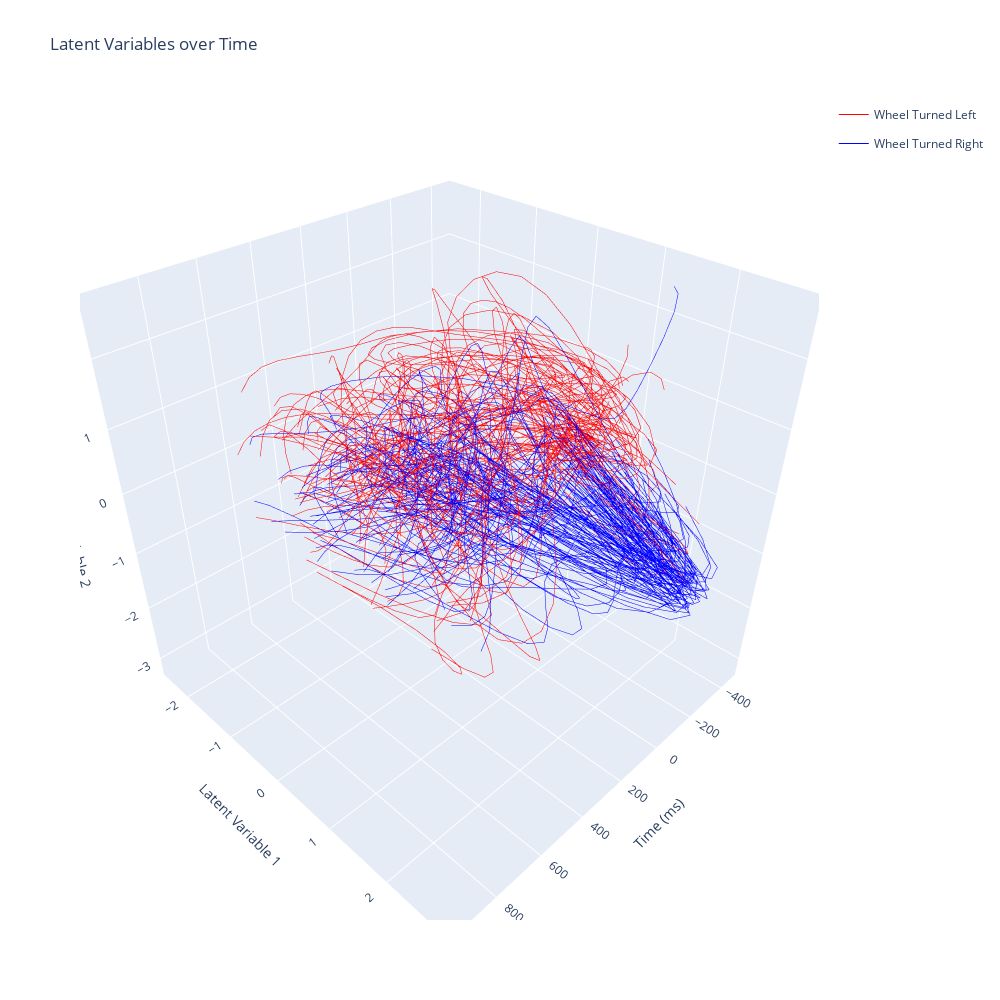

The notebook cell saved with this chart:
### Code cell
z_train = rearrange(session.z, '(trials time) lat -> trials time lat', time=training_trials[0]['spikes_df'].shape[1])

first = True
first2= True
time_sig = 4
X_class_train = []
y_class_train = []
time_bins = len(z_train[i][:, 0])

fig = go.Figure()
for i in range(len(z_train)):
    if ((training_trials[i]['choice']==1) & (training_trials[i]['feedbackType']==1)):
        if first:
            fig.add_trace(go.Scatter3d(x=np.arange(-450, 1000, 50), y=z_train[i][:, 0], z=z_train[i][:, 1],
                      mode='lines', line={'color':'blue', 'width':1}, legendgroup='right', name='Wheel Turned Right', showlegend=True))
            first = False
        else:
            fig.add_trace(go.Scatter3d(x=np.arange(-450, 1000, 50), y=z_train[i][:, 0], z=z_train[i][:, 1],
                        mode='lines', line={'color':'blue', 'width':1}, legendgroup='right', showlegend=False))
        # fig.add_scatter3d(x=[time_sig], y=z_train[i][time_sig:time_sig+1, 0], z=z_train[i][time_sig:time_sig+1, 1], mode='markers', marker={'color':'green', 'size':5})  # show point of significance
        X_class_train.append(z_train[i][time_sig]); y_class_train.append(0)
        
    elif ((training_trials[i]['choice']==-1) & (training_trials[i]['feedbackType']==1)):
        if first2:
            fig.add_trace(go.Scatter3d(x=np.arange(-450, 1000, 50), y=z_train[i][:, 0], z=z_train[i][:, 1],
                      mode='lines', line={'color':'red', 'width':1}, legendgroup='left', name='Wheel Turned Left', showlegend=True))
            first2 = False
        else:
            fig.add_trace(go.Scatter3d(x=np.arange(-450, 1000, 50), y=z_train[i][:, 0], z=z_train[i][:, 1],
                        mode='lines', line={'color':'red', 'width':1}, legendgroup='left', showlegend=False))
        # fig.add_scatter3d(x=[time_sig], y=z_train[i][time_sig:time_sig+1, 0], z=z_train[i][time_sig:time_sig+1, 1], mode='markers', marker={'color':'black', 'size':5})  # show point of significance
        X_class_train.append(z_train[i][time_sig]); y_class_train.append(1)
        
    elif ((training_trials[i]['choice']==1) & (training_trials[i]['feedbackType']==-1)):
        # if first:
        #     fig = px.line_3d(x=np.arange(-0.1, 1, 0.05), y=z_test[i][:, 0], z=z_test[i][:, 1], color=["green"]*time_bins, width=800, height=800)
        #     first = False
        # else:
        #     fig.add_scatter3d(x=np.arange(-0.1, 1, 0.05), y=z_test[i][:, 0], z=z_test[i][:, 1], mode='lines', line={'color':"green"}, opacity=0.5)
        X_class_train.append(z_train[i][time_sig]); y_class_train.append(2)
        
    elif ((training_trials[i]['choice']==-1) & (training_trials[i]['feedbackType']==-1)):
        # if first:
        #     fig = px.line_3d(x=np.arange(-0.1, 1, 0.05), y=z_test[i][:, 0], z=z_test[i][:, 1], color=["black"]*time_bins, width=800, height=800)
        #     first = False
        # else:
        #     fig.add_scatter3d(x=np.arange(-0.1, 1, 0.05), y=z_test[i][:, 0], z=z_test[i][:, 1], mode='lines', line={'color':"black"}, opacity=1)
        X_class_train.append(z_train[i][time_sig]); y_class_train.append(3)
        

X_class_test = []
y_class_test = []

# Plot testing trajectories
for i in range(len(z_test)):
    if ((testing_trials[i]['choice']==1) & (testing_trials[i]['feedbackType']==1)):
        # if first:
        #     fig = px.line_3d(x=np.arange(time_bins), y=z_test[i][:, 0], z=z_test[i][:, 1], color=["green"]*time_bins, width=800, height=800)
        #     first = False
        # else:
        #     fig.add_scatter3d(x=np.arange(time_bins), y=z_test[i][:, 0], z=z_test[i][:, 1], mode='lines', line={'color':"green"}, opacity=0.5)
        # fig.add_scatter3d(x=[time_sig], y=z_train[i][time_sig:time_sig+1, 0], z=z_train[i][time_sig:time_sig+1, 1], mode='markers', marker={'color':'green', 'size':5})  # show point of significance
        X_class_test.append(z_test[i][time_sig]); y_class_test.append(0)
        
    elif ((testing_trials[i]['choice']==-1) & (testing_trials[i]['feedbackType']==1)):
        # if first:
        #     fig = px.line_3d(x=np.arange(time_bins), y=z_test[i][:, 0], z=z_test[i][:, 1], color=["black"]*time_bins, width=800, height=800)
        #     first = False
        # else:
        #     fig.add_scatter3d(x=np.arange(time_bins), y=z_test[i][:, 0], z=z_test[i][:, 1], mode='lines', line={'color':"black"}, opacity=0.5)
        # fig.add_scatter3d(x=[time_sig], y=z_train[i][time_sig:time_sig+1, 0], z=z_train[i][time_sig:time_sig+1, 1], mode='markers', marker={'color':'black', 'size':5})  # show point of significance
        X_class_test.append(z_test[i][time_sig]); y_class_test.append(1)
        
    elif ((testing_trials[i]['choice']==1) & (testing_trials[i]['feedbackType']==-1)):
        X_class_test.append(z_test[i][time_sig]); y_class_test.append(2)
        
    elif ((testing_trials[i]['choice']==-1) & (testing_trials[i]['feedbackType']==-1)):
        X_class_test.append(z_test[i][time_sig]); y_class_test.append(3)

X_class_train = np.array(X_class_train)
y_class_train = np.array(y_class_train)
X_class_test = np.array(X_class_test)
y_class_test = np.array(y_class_test)

fig.update_layout(scene = dict(
                    xaxis_title='Time (ms)',
                    yaxis_title='Latent Variable 1',
                    zaxis_title='Latent Variable 2'),
                    width=1000, height=1000, title='Latent Variables over Time'
                    )
fig.show()
